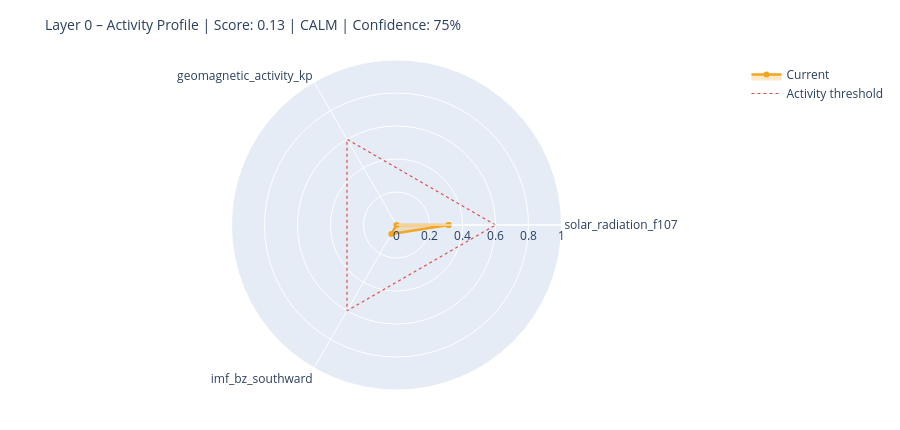

Notebook source saved alongside this figure:
### Markdown cell above
---
## 6. State Assessment & Handoff to Layer 1

### Code cell
# ============================================================
# STEP 1 – Collect raw values with source modes
# Mode: 'primary' | 'fallback_3h' | 'last_valid' | 'missing'
# ============================================================

def safe_last(df, col):
    if df is None or col not in df.columns: return None
    s = df[col].dropna()
    return float(s.iloc[-1]) if not s.empty else None

f107_now = safe_last(df_f107, 'f10.7')
bz_now   = safe_last(df_mag,  'bz_gsm')
kp_now   = safe_last(df_kp,   'kp')
sw_now   = safe_last(df_sw,   'speed')

source_modes = {
    'F10.7':    'primary'  if f107_now is not None else 'missing',
    'Kp':       'primary'  if kp_now   is not None else 'missing',
    'IMF_Bz':   'primary'  if bz_now   is not None else 'missing',
    'SW_speed': 'primary'  if sw_now   is not None else 'missing',
}

# Kp Fallback – 3h endpoint
if kp_now is None:
    try:
        r = requests.get(
            'https://services.swpc.noaa.gov/json/noaa-planetary-k-index.json',
            timeout=10)
        r.raise_for_status()
        fb = pd.DataFrame(r.json())
        tc = next((c for c in fb.columns if 'time' in c.lower()), fb.columns[0])
        kc = next((c for c in fb.columns if 'kp' in c.lower() and c != tc), None)
        if kc:
            fb[kc] = fb[kc].astype(str).str.extract(r'([0-9]+(?:\.[0-9]*)?)')[0]
            fb[kc] = pd.to_numeric(fb[kc], errors='coerce')
            fb = fb[fb[kc] >= 0].dropna(subset=[kc])
            if not fb.empty:
                kp_now = float(fb[kc].iloc[-1])
                source_modes['Kp'] = 'fallback_3h'
                print(f'  Kp fallback (3h): {kp_now:.1f}')
    except Exception as e:
        print(f'  Kp fallback failed: {e}')

# Solar Wind Fallback – last valid value
if sw_now is None and df_sw is not None and 'speed' in df_sw.columns:
    s = df_sw['speed'].dropna()
    if not s.empty:
        sw_now = float(s.iloc[-1])
        source_modes['SW_speed'] = 'last_valid'
        print(f'  SW fallback (last_valid): {sw_now:.0f} km/s')

print()
print('Source modes:', source_modes)

# ============================================================
# STEP 2 – Score from available components only
# ============================================================

def norm(v, lo, hi):
    if v is None: return None
    return max(0.0, min(1.0, (v - lo) / (hi - lo)))

COMPONENTS = {
    'solar_radiation_f107':    (f107_now, norm(f107_now, 60, 250)),
    'geomagnetic_activity_kp': (kp_now,   norm(kp_now,   0,   9)),
    'imf_bz_southward':        (bz_now,   norm(-(bz_now or 0) if bz_now else None, -5, 30)
                                           if bz_now is not None else None),
    'solar_wind_speed':        (sw_now,   norm(sw_now, 300, 800)),
}

available   = {k: v[1] for k, v in COMPONENTS.items() if v[1] is not None}
unavailable = [k for k, v in COMPONENTS.items() if v[1] is None]

layer0_score = round(sum(available.values()) / len(available), 4) if available else None
confidence   = round(len(available) / len(COMPONENTS), 2)

level = ('unknown'  if layer0_score is None
         else 'calm'     if layer0_score < 0.3
         else 'moderate' if layer0_score < 0.6
         else 'active')

# ============================================================
# STEP 3 – Dominant Driver
# ============================================================

def dominant_driver(kp, f107, bz, sw):
    candidates = []
    if kp   is not None and kp   >= 4:   candidates.append(('geomagnetic',    kp / 9))
    if sw   is not None and sw   >= 500:  candidates.append(('solar_wind',     sw / 800))
    if bz   is not None and bz   <= -5:   candidates.append(('imf_southward',  abs(bz) / 30))
    if f107 is not None and f107 >= 150:  candidates.append(('solar_radiation',f107 / 250))
    return max(candidates, key=lambda x: x[1])[0] if candidates else 'none'

driver = dominant_driver(kp_now, f107_now, bz_now, sw_now)

# ============================================================
# STEP 4 – Downstream expectations
# ============================================================

def downstream_expectation(driver, score, kp, bz, f107):
    exp = {
        'magnetosphere':        'calm',
        'ionosphere':           'calm',
        'schumann_resonance':   'unchanged',
        'lithosphere_currents': 'low',
    }
    if driver == 'geomagnetic' or (kp and kp >= 5):
        exp['magnetosphere']        = 'compressed / storm'
        exp['ionosphere']           = 'elevated disturbance (TEC variability)'
        exp['schumann_resonance']   = 'elevated amplitude possible'
        exp['lithosphere_currents'] = 'elevated induction currents'
    elif driver == 'imf_southward' or (bz and bz <= -5):
        exp['magnetosphere']        = 'energy coupling active'
        exp['ionosphere']           = 'elevated electron density possible'
        exp['schumann_resonance']   = 'slight modulation possible'
    elif driver == 'solar_radiation' or (f107 and f107 >= 150):
        exp['ionosphere']           = 'elevated ionization (F-layer)'
        exp['schumann_resonance']   = 'slightly elevated background activity'
    return exp

downstream = downstream_expectation(driver, layer0_score, kp_now, bz_now, f107_now)

# ============================================================
# CONSOLE OUTPUT
# ============================================================

W = 58
print('=' * W)
print('LAYER 0 – STATE ASSESSMENT')
print('=' * W)
for name, (raw_v, score_v) in COMPONENTS.items():
    if score_v is not None:
        bar = '█' * int(score_v * 20) + '░' * (20 - int(score_v * 20))
        print(f'  {name:<35}  {bar}  {score_v:.2f}')
    else:
        print(f'  {name:<35}  {"─" * 20}  n/a')
print('-' * W)
print(f'  Score ({len(available)}/{len(COMPONENTS)} components):  {layer0_score:.3f}')
print(f'  Confidence:         {confidence:.0%}')
print(f'  Level:              {level.upper()}')
print(f'  Dominant Driver:    {driver}')

# Radar chart
cats = list(available.keys())
vals = list(available.values())
if len(cats) >= 3:
    fig = go.Figure()
    fig.add_trace(go.Scatterpolar(
        r=vals + [vals[0]], theta=cats + [cats[0]],
        fill='toself', fillcolor='rgba(242,166,35,0.25)',
        line=dict(color='#F2A623', width=2.5), name='Current'
    ))
    fig.add_trace(go.Scatterpolar(
        r=[0.6] * (len(cats) + 1), theta=cats + [cats[0]],
        line=dict(color='#E24B4A', dash='dot', width=1.2),
        mode='lines', name='Activity threshold'
    ))
    fig.update_layout(
        title=dict(text=f'Layer 0 – Activity Profile | Score: {layer0_score:.2f} | {level.upper()} | Confidence: {confidence:.0%}',
                   font=dict(size=14)),
        polar=dict(radialaxis=dict(visible=True, range=[0, 1])),
        height=430, showlegend=True,
        margin=dict(l=60, r=60, t=60, b=40)
    )
    fig.show()

### Figure 1 — Plotly figure (JSON) as saved in the notebook; plotly's stock layout.template omitted (floating-point values rounded to 4 significant figures)
{"data": [{"fill": "toself", "fillcolor": "rgba(242,166,35,0.25)", "line": {"color": "#F2A623", "width": 2.5}, "name": "Current", "r": [0.3158, 0.0, 0.06286, 0.3158], "theta": ["solar_radiation_f107", "geomagnetic_activity_kp", "imf_bz_southward", "solar_radiation_f107"], "type": "scatterpolar"}, {"line": {"color": "#E24B4A", "dash": "dot", "width": 1.2}, "mode": "lines", "name": "Activity threshold", "r": [0.6, 0.6, 0.6, 0.6], "theta": ["solar_radiation_f107", "geomagnetic_activity_kp", "imf_bz_southward", "solar_radiation_f107"], "type": "scatterpolar"}], "layout": {"height": 430, "margin": {"b": 40, "l": 60, "r": 60, "t": 60}, "polar": {"radialaxis": {"range": [0, 1], "visible": true}}, "showlegend": true, "title": {"font": {"size": 14}, "text": "Layer 0 – Activity Profile | Score: 0.13 | CALM | Confidence: 75%"}}}
